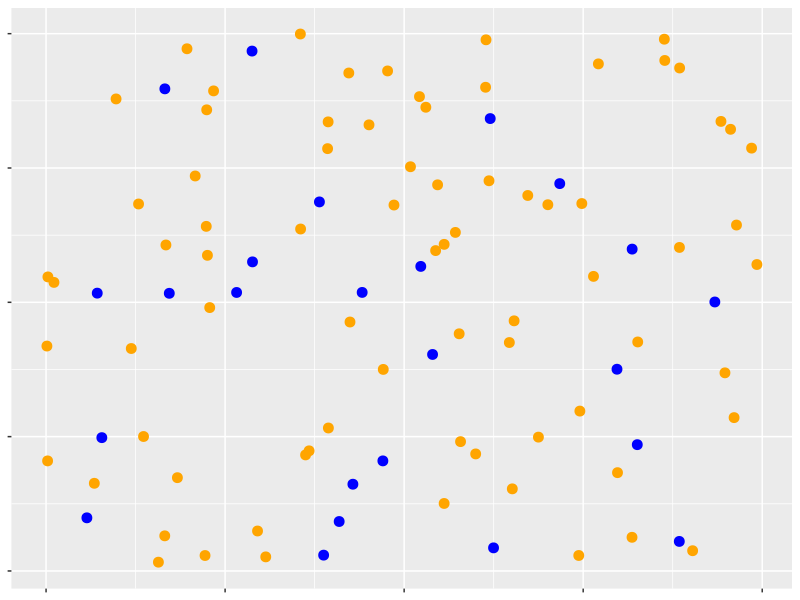
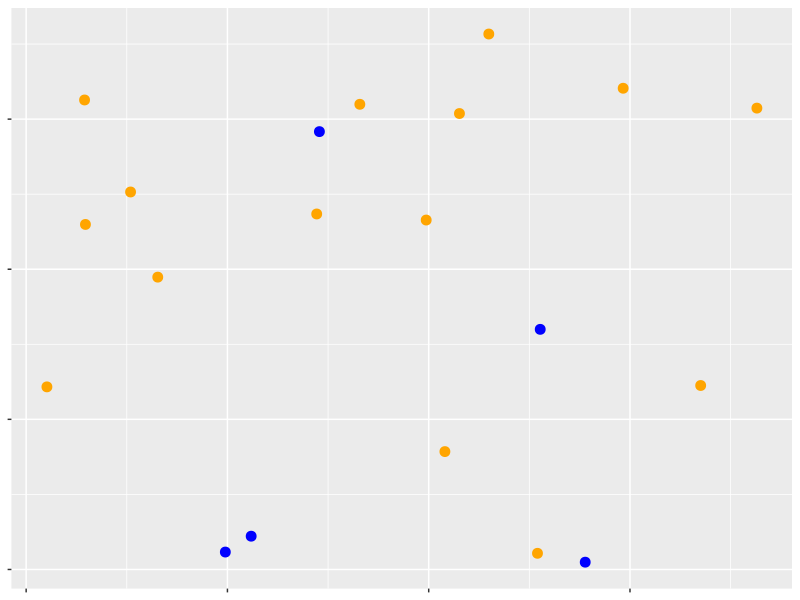
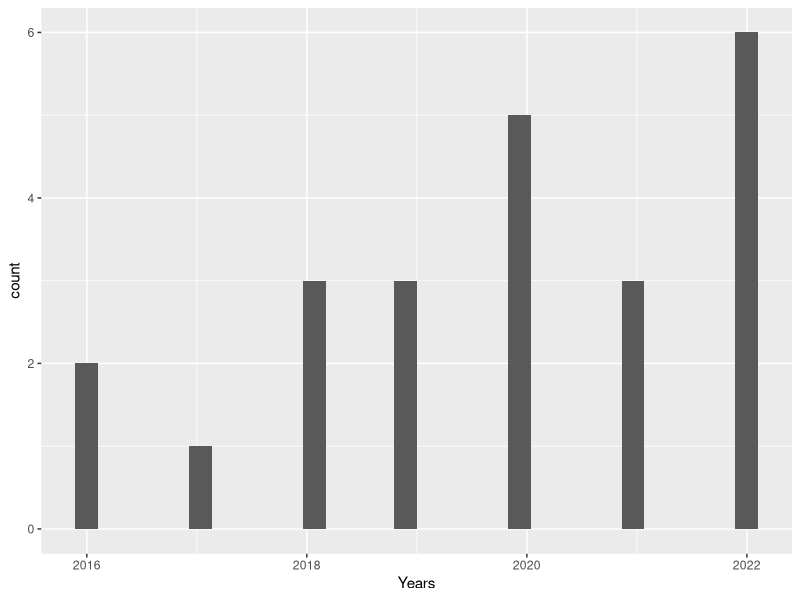

Source code (R) for these figures, in order:
## ---- chunk 1
#| echo: false

set.seed(2020)
plot_df = data.frame("x" = runif(100,0,1),"y" = runif(100,0,1),"Sampled"= rbinom(100,1,0.2))
plot_df$Sampled = factor(plot_df$Sampled)
library(ggplot2)
plot1=ggplot(plot_df)+geom_point(aes(x=x,y=y,color=Sampled),size=3)+
  theme(legend.position="none",text=element_blank())+scale_colour_manual(values = c("orange", "blue"))
plot1

## ---- chunk 2
#| echo: false
plot_df2 = data.frame("x"=runif(20,0,1),"y" = runif(20,0,1),"Marked"=rbinom(20,1,0.2))
plot_df2$Marked = factor(plot_df2$Marked)
plot2 = ggplot(plot_df2)+geom_point(aes(x=x,y=y,color=Marked),size=3)+
  theme(legend.position="none",text=element_blank())+scale_colour_manual(values = c("orange", "blue"))

plot2
## ---- chunk 3
#| label: fig-hist
#| fig-cap: Web of Science publications on CKMR or close-kin mark-recapture.
#| warning: false

library(ggplot2)
data= data.frame(Years=c(2019,2022,2022,2020,2019,2021,2021,2020,2022,2016,2019,2022,2016,2017,2018,2020,2022,2018,2021,2020,2018,2022,2020))

ggplot(data)+geom_histogram(aes(x=Years)) 
